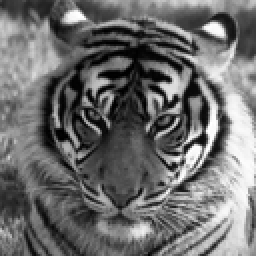
#> input picture img1.png, 128 x 128 px (shown 2 times larger)
$ python VACHVC.py img1.png img2.png img2.png
#> lines starting #> are read from the running program, lines starting #| are printed output that depends on the picture
#> further down, secret_img is the input picture: shape (128, 128); min 0, max 255, mean 109.1
import numpy as np
import cv2
import math
import random
from numba import njit
import sys
from time import process_time

def random_set(List):
    List2 = []
    size = np.size(List) / 2
    for i in range(int(size/2)):
        random_num = random.randint(0, size-1)
        List2.append(List[random_num])
        del List[random_num]
        size -= 1

    return List2

def getRP(secret_img, rp1, rp2) :
    a = secret_img.shape[0]
#> a = 128
    b = secret_img.shape[1]
#> b = 128

    B = []
    W = []
    for i in range(a):
        for j in range(b):
            if secret_img[i][j] < 128:
                B.append((i,j))
            else:
                W.append((i,j))
    #print(B,W)
    B2 = random_set(B)
    W2 = random_set(W)

    for (i,j) in B:
        rp1[i][j] = 0
        rp2[i][j] = 1
#> rp1: shape (128, 128); every value is 0
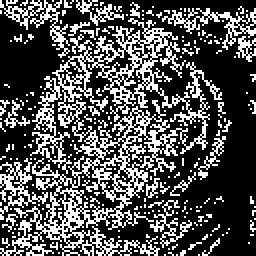
#> rp2: shape (128, 128) (shown 2 times larger); values 0 (black) and 1 (white), 31.9% white in thin lines or dots
    for (i,j) in B2:
        rp1[i][j] = 1
        rp2[i][j] = 0
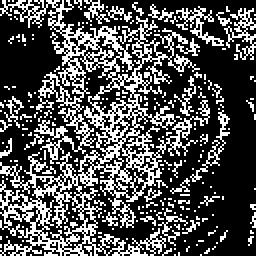
#> rp1: shape (128, 128) (shown 2 times larger); values 0 (black) and 1 (white), 31.9% white in thin lines or dots
    for (i,j) in W:
        rp1[i][j] = 0
        rp2[i][j] = 0
    for (i,j) in W2:
        rp1[i][j] = 1
        rp2[i][j] = 1
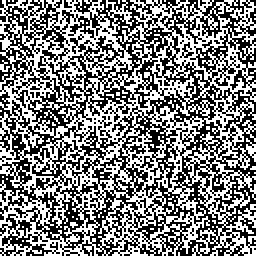
#> rp1: shape (128, 128) (shown 2 times larger); values 0 (black) and 1 (white), 50% white in thin lines or dots
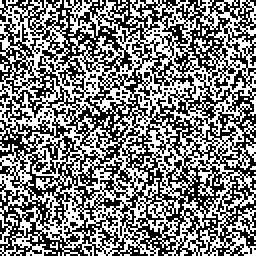
#> rp2: shape (128, 128) (shown 2 times larger); values 0 (black) and 1 (white), 50% white in thin lines or dots
@njit()
def getDA(noise, x, y, point_list2, Exp):
    res = 0
    M = noise.shape[1]
    N = noise.shape[0]
    for [p, q] in point_list2:
        p2 = (x-p)%N
        q2 = (y-q)%M
        if noise[p2][q2] == 0:
            res += Exp[p**2+q**2]
    return res
# [13 lines left out: function updateDA, not called in this run]
@njit()
def VAC1(RP1, RP2, SEC):
    DA1 = np.zeros((RP1.shape[0], RP1.shape[1]))
    for x in range(DA1.shape[0]):
        for y in range(DA1.shape[1]):
            DA1[x][y] = getDA(RP1, x, y, point_list2, Exp2)
    DA2 = np.zeros((RP2.shape[0], RP2.shape[1]))
    for x in range(DA1.shape[0]):
        for y in range(DA1.shape[1]):
            DA2[x][y] = getDA(RP2, x, y, point_list2, Exp2)

    B = []
    W = []
    for x in range(SEC.shape[0]):
        for y in range(SEC.shape[1]):
            if SEC[x][y] == 0:
                B.append((x,y))
            else:
                W.append((x,y))

    max_iter = int(SEC.shape[0]*SEC.shape[1])/4
    for count in range(max_iter):
        random_num = random.randint(1, 2)
        if random_num == 1:
            RP = RP1
            DA = DA1
        else:
            RP = RP2
            DA = DA2
        DA_B = -1
        DA_ARGB = [-1, -1]
        for x in range(RP.shape[0]):
            for y in range(RP.shape[1]):
                if RP[x][y] == 0: ##black
                    if DA[x][y] > DA_B:
                        DA_B = DA[x][y]
                        DA_ARGB = [x, y]

        if SEC[DA_ARGB[0]][DA_ARGB[1]] == 0:
            region = B
        else:
            region = W
        DA_W = -1+2**31
        DA_ARGW = [-1, -1]
        for (x,y) in region:
            if RP[x][y] == 1: ##white
                if DA[x][y] < DA_W:
                    DA_W = DA[x][y]
                    DA_ARGW = [x, y]
        #Swap and Update
        #print(random_num, " Exchange:", DA_ARGB[0], DA_ARGB[1], " and ", DA_ARGW[0], DA_ARGW[1])
        (RP1[DA_ARGB[0]][DA_ARGB[1]], RP1[DA_ARGW[0]][DA_ARGW[1]]) = (RP1[DA_ARGW[0]][DA_ARGW[1]], RP1[DA_ARGB[0]][DA_ARGB[1]])
        (RP2[DA_ARGB[0]][DA_ARGB[1]], RP2[DA_ARGW[0]][DA_ARGW[1]]) = (RP2[DA_ARGW[0]][DA_ARGW[1]], RP2[DA_ARGB[0]][DA_ARGB[1]])
        updateDA(RP1, DA1, DA_ARGB[0], DA_ARGB[1], point_list2, Exp2)
        updateDA(RP1, DA1, DA_ARGW[0], DA_ARGW[1], point_list2, Exp2)
        updateDA(RP2, DA2, DA_ARGB[0], DA_ARGB[1], point_list2, Exp2)
        updateDA(RP2, DA2, DA_ARGW[0], DA_ARGW[1], point_list2, Exp2)
        if count%1000 == 0:
            print(count, np.max(DA1), np.min(DA1), np.max(DA2), np.min(DA2))
        if DA[DA_ARGB[0]][DA_ARGB[1]] <= np.min(DA):
            (RP1[DA_ARGB[0]][DA_ARGB[1]], RP1[DA_ARGW[0]][DA_ARGW[1]]) = (RP1[DA_ARGW[0]][DA_ARGW[1]], RP1[DA_ARGB[0]][DA_ARGB[1]])
            break
    #print("Finish at", count)
    #print(np.max(DA), np.min(DA))
    return (RP1, RP2)
# [69 lines left out: functions VAC2, filtering, not called in this run]

print("Step 0")
secret_image_name = sys.argv[1]
secret_img = cv2.imread(secret_image_name, cv2.IMREAD_GRAYSCALE)
RP1 = np.zeros(secret_img.shape, dtype=np.uint8)
RP2 = np.zeros(secret_img.shape, dtype=np.uint8)
getRP(secret_img, RP1, RP2)
#cv2.imwrite('RP1.png', RP1*255)
#cv2.imwrite('RP2.png', RP2*255)

print("Step 1")
point_list = []
R = 15
for x in range(-R, R+1):
    for y in range(-R, R+1):
        if x**2+y**2 <= R**2:
            point_list.append((x,y))
point_list2 = np.array(point_list)

Exp = []
for i in range(0, R**2+1):
    Exp.append(np.exp(-i/4.5))
Exp2 = np.array(Exp)

#> (the run stopped early here; a loop or call above may not have finished)
